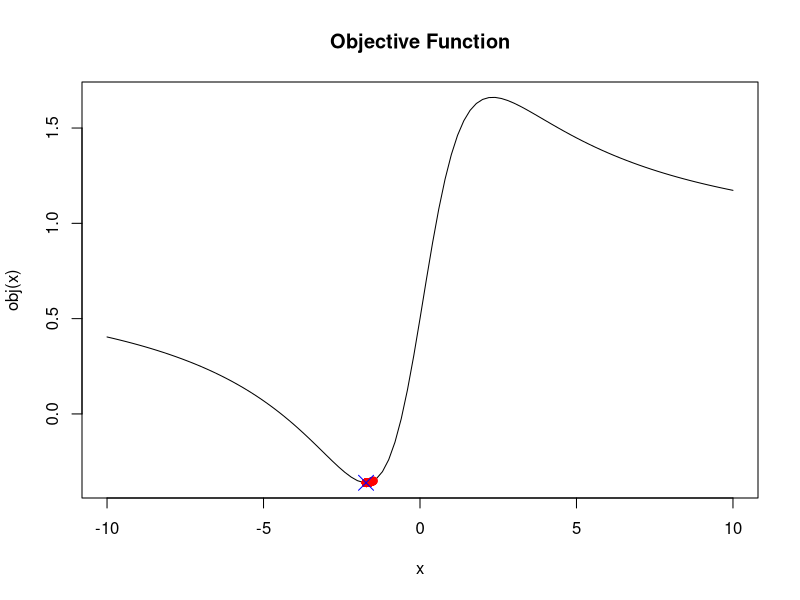

Write R code to recreate this figure.
# Define a Gradient Descent Routine

objective = function(x){
  return((0.8*x^2 + 4*x + 2)/(x^2 + 4))
}

gradientDescentMinimizer = function(obj, n_var = 1, learn_rate = 1, epsilon = 10e-3,
                                    max_iter = 100, precision = 10e-6){
  # Approximate gradient by taking the difference of an epsilon-step
  d = function(x, fun = obj, e = epsilon){
    gradient = fun(x + e) - fun(x)
    return(gradient)
  }
  curve(obj(x), from = -10, to = 10, main = "Objective Function")
  
  # Draw multiple random starting points.
  # Take the combination that provides the lowest value of the objective function.
  a = runif(n_var * 1000, min = -1000, max = 1000)
  a = matrix(a, nrow = n_var)
  a = a[, which.min(apply(a, 2, obj))]
  i = 0
  
  gradient = d(a)
  print(a)
  while (i<=max_iter & abs(gradient) >= precision) {
    i = i + 1
    
    gradient = d(a)
    a = a - learn_rate * gradient
    
    if(i %% 10 == 0) {
      print(
        paste("Iteration:", i, "x:", a, "f(x):", obj(a)))
      points(a, obj(a), col = "red")}
  }
  print(
    paste("Iteration:", i, "x:", a, "f(x):", obj(a), "Gradient:", gradient, collapse = "\n"))
  points(a, obj(a), col = "blue", pch = 4, cex = 2)
}

gradientDescentMinimizer(obj = objective, max_iter = 10000, precision = 10e-6)
